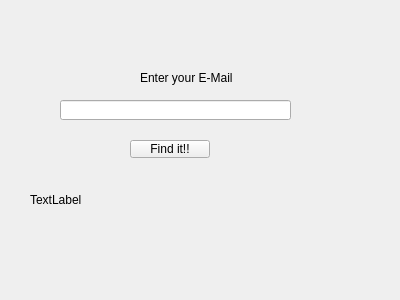
<?xml version="1.0" encoding="UTF-8"?>
<ui version="4.0">
 <class>Passc</class>
 <widget class="QWidget" name="Passc">
  <property name="geometry">
   <rect>
    <x>0</x>
    <y>0</y>
    <width>400</width>
    <height>300</height>
   </rect>
  </property>
  <property name="windowTitle">
   <string>Form</string>
  </property>
  <widget class="QLabel" name="label">
   <property name="geometry">
    <rect>
     <x>140</x>
     <y>70</y>
     <width>121</width>
     <height>16</height>
    </rect>
   </property>
   <property name="text">
    <string>Enter your E-Mail</string>
   </property>
  </widget>
  <widget class="QLineEdit" name="mail">
   <property name="geometry">
    <rect>
     <x>60</x>
     <y>100</y>
     <width>231</width>
     <height>20</height>
    </rect>
   </property>
  </widget>
  <widget class="QPushButton" name="pushButton">
   <property name="geometry">
    <rect>
     <x>130</x>
     <y>140</y>
     <width>80</width>
     <height>18</height>
    </rect>
   </property>
   <property name="text">
    <string>Find it!!</string>
   </property>
  </widget>
  <widget class="QLabel" name="pass">
   <property name="geometry">
    <rect>
     <x>30</x>
     <y>190</y>
     <width>281</width>
     <height>20</height>
    </rect>
   </property>
   <property name="text">
    <string>TextLabel</string>
   </property>
  </widget>
 </widget>
 <resources/>
 <connections/>
</ui>
